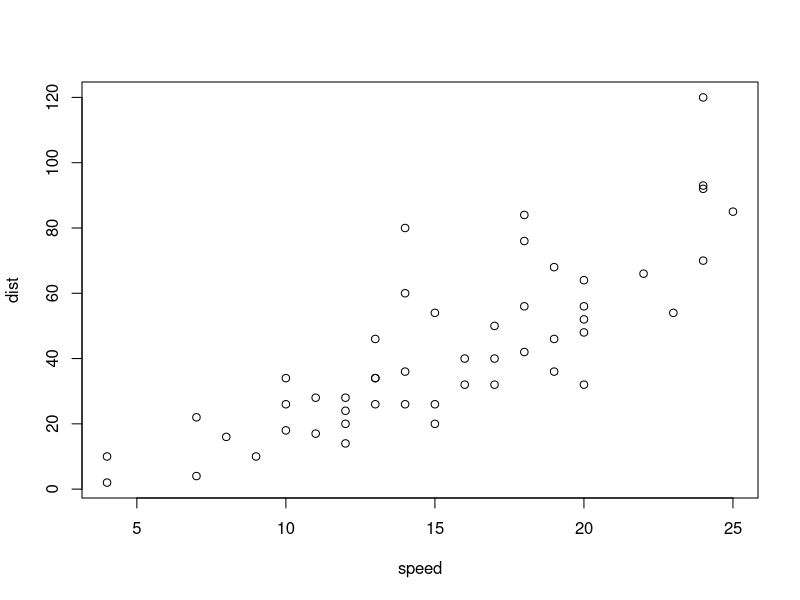
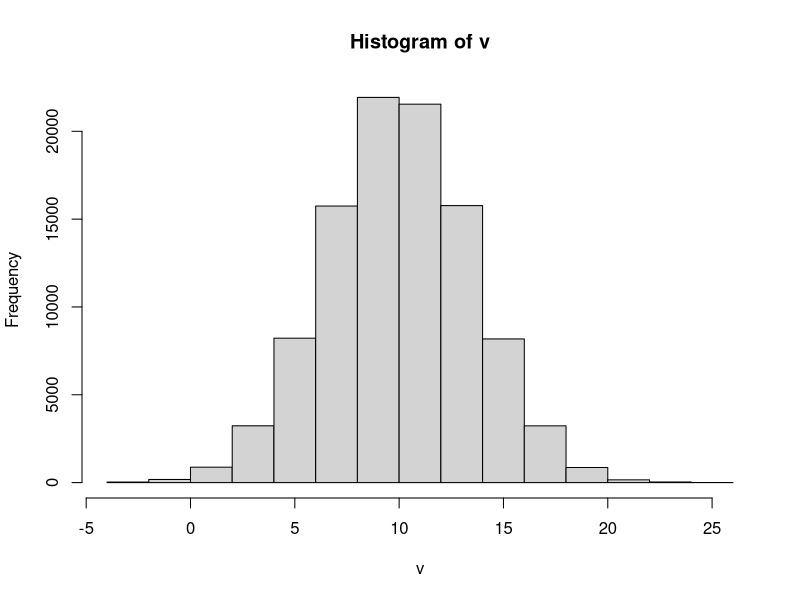
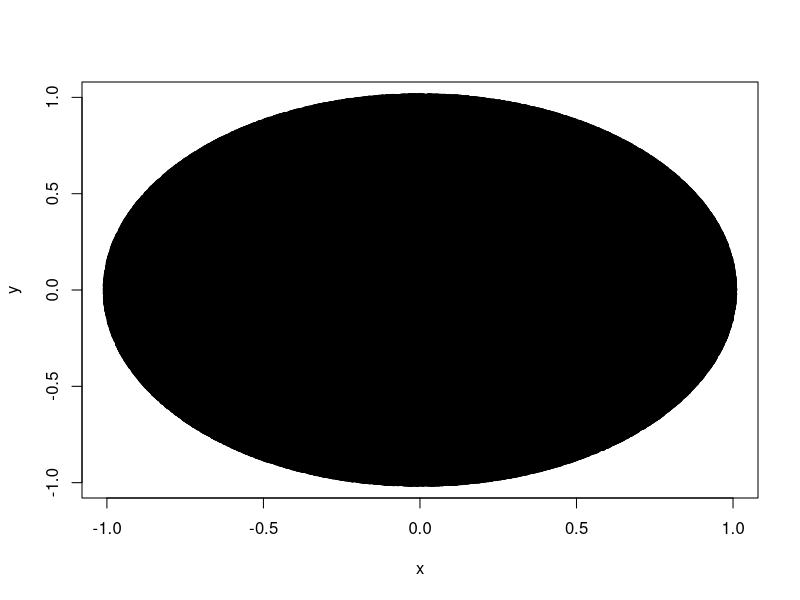

Recreate these plots in R, in order.
## ---- chunk 1
plot(cars)
## ---- chunk 2
vec <- rnorm(10000)

median(vec)

cutoff <- median(vec)+3*mad(vec)
m<-mean(vec)
dispersion <- sd(vec)

vecB <- c(abs(vec)<3*cutoff)

res <- which(vecB %in% FALSE)


## ---- chunk 3
f <- function(){
  return(rnorm(1,0,2)*(9/10)+rnorm(1, 10,3))
}

main <- function(){
  vals = c();
  
  for(i in 1:100000){
    a = f();
    vals = append(vals, a);
  }
  
  return(vals);
}

v=main()
hist(v)
nes <-median(v)+3*mad(v)

b <- c(abs(v)>=3*nes)

c <- which(b %in% nes)

## ---- chunk 4
x = c(8,3,3,7,15,9,12,4,9,10,5,1);
col = c(1,3,5,7,9,11)
matr = matrix(x, 6,2)

matr <- cbind(matr, col)
rownames(matr)<-c("r1","r2","r3","r4","r5","r6")
order(matr[,1])
matr<-matr[order(matr[,1],matr[,2]),]

## ---- chunk 5
rand.Circle<-function(n,x0 = 0,y0 = 0,r){
  ro <- runif(n,0,r)
  phi <- runif(n,0,2*pi)
  
  x <- x0+ro*cos(phi)
  y <- y0+ro*sin(phi)
  
  return(cbind(x,y))
}

plot(rand.Circle(1000000,0,0,1))
## ---- chunk 6
piAprox<-function(n){
  x <- runif(n,0,2)
  y <- runif(n,0,2)
  
  z <- sqrt(x^2+y^2)
  
  
}
